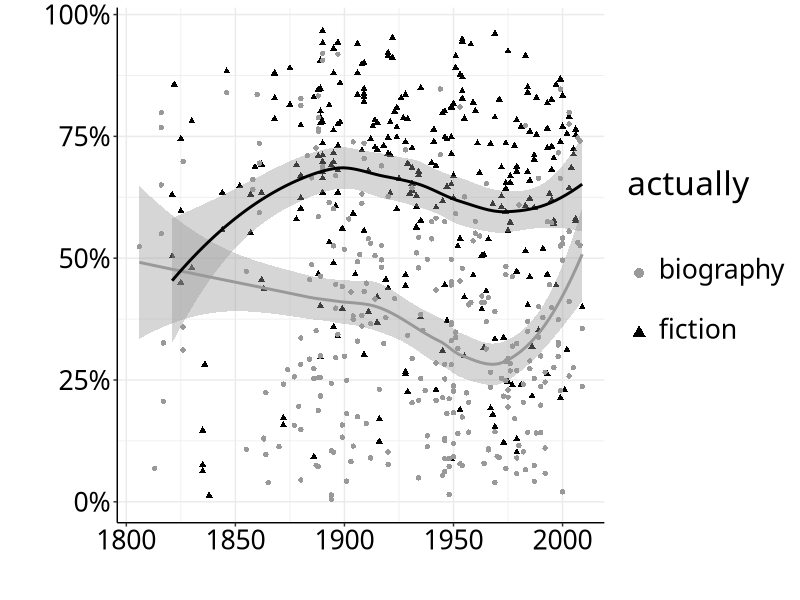
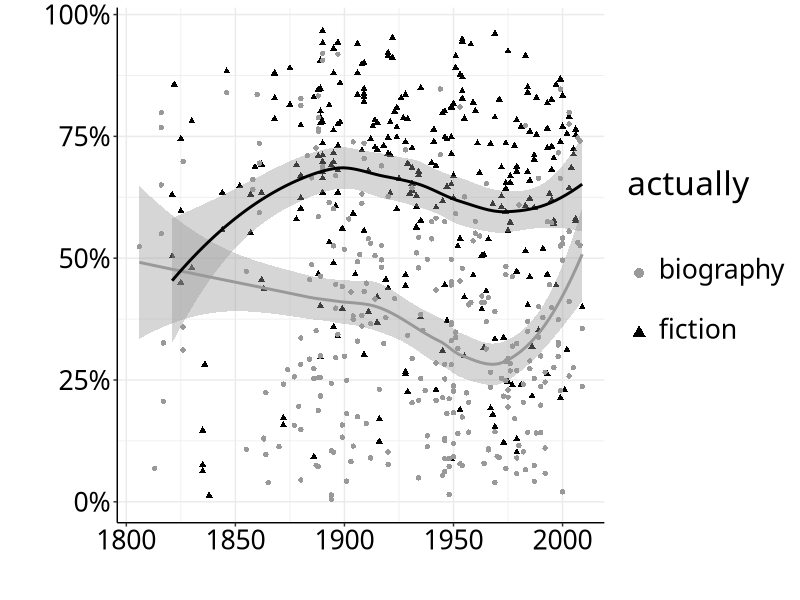

Reproduce these figures in R, in order.
library(scales)
library(ggplot2)
library(dplyr)

l <- read.csv('../modeloutput/fantasyvsSF3.csv')

l$reviewed <- as.factor(l$realclass)
levels(l$reviewed) = c('biography\n', 'fiction\n')

p <- ggplot(l, aes(x = std_date, y = probability, color = reviewed, shape = reviewed)) + 
  geom_point() + geom_smooth() + 
  scale_color_manual(name = 'actually\n', values = c('gray60', 'black'),
                     guide = guide_legend(keyheight = 3,  label.vjust = -0.4, override.aes = list(linetype = 0, fill = NA, size = 3))) + 
  theme(text = element_text(size = 24)) + scale_size(guide = FALSE, range = c(1.5,3.5)) +
  scale_y_continuous('', labels = percent) + 
  scale_x_continuous("") + theme_bw() +
  theme(text = element_text(size = 24, family = "Baskerville"), panel.border = element_blank()) +
  theme(axis.line = element_line(color = 'black'),
        axis.text = element_text(color = 'black')) +
  scale_shape_discrete(name = "actually\n")

tiff("/Users/tunder/Dropbox/book/chapter1/images/C1Fig4probabilities.tiff", height = 6, width = 9, units = 'in', res=400)
plot(p)
dev.off()
plot(p)